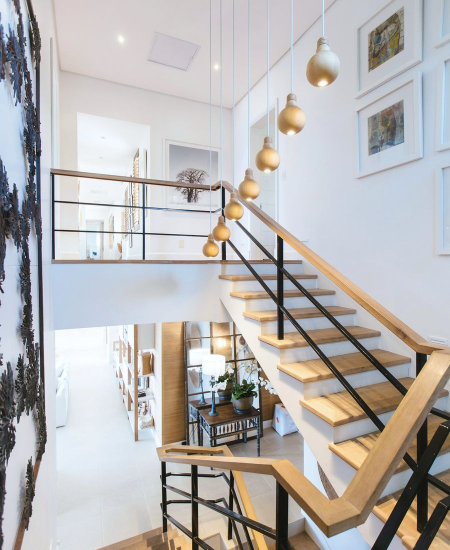
#> input picture assets/img/collection-balcony.jpg, 900 x 1100 px (shown at 1/2 size)
$ python sheet.py ../assets/img out.png 5
#> lines starting #> are read from the running program, lines starting #| are printed output that depends on the picture
import os, sys
from PIL import Image, ImageDraw, ImageFont

folder = sys.argv[1]
out_path = sys.argv[2]
files = sorted(f for f in os.listdir(folder) if f.lower().endswith((".jpg", ".jpeg", ".png")))
items = []
for name in files:
    try:
        im = Image.open(os.path.join(folder, name)).convert("RGB")
#> im is the input picture: PIL image 900x1100 RGB; mean R, G, B 183.4, 180.4, 178.8
        im.load()
        items.append((name, im))
    except Exception:
        continue

COLS, CW, CH = int(sys.argv[3]) if len(sys.argv) > 3 else 6, 300, 210
rows = (len(items) + COLS - 1) // COLS
#> rows = 1
sheet = Image.new("RGB", (COLS * CW, rows * CH), "#111")
#> sheet: PIL image 1500x210 RGB; every value is 17
d = ImageDraw.Draw(sheet)
try:
    font = ImageFont.truetype("arial.ttf", 22)
except Exception:
    font = ImageFont.load_default()
for i, (name, im) in enumerate(items):
    im.thumbnail((CW - 12, CH - 40))
    x = (i % COLS) * CW + (CW - im.width) // 2
    y = (i // COLS) * CH + 30
    sheet.paste(im, (x, y))
    d.text(((i % COLS) * CW + 8, (i // COLS) * CH + 4), os.path.splitext(name)[0], fill="#7FD1FF", font=font)
#> this loop made 2 passes
#> (name, x, y) on passes 1 to 2: ('collection-balcony.jpg', 80, 30), ('collection-casement.jpg', 380, 30)
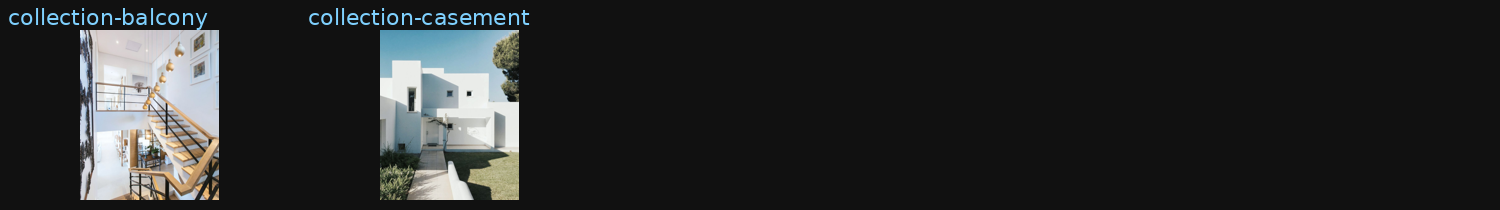
#> sheet: PIL image 1500x210 RGB; mean R, G, B 39.9, 41.3, 41.3
sheet.save(out_path, quality=82)
print(out_path, sheet.size, len(items), "images")
#| out.png (1500, 210) 2 images
